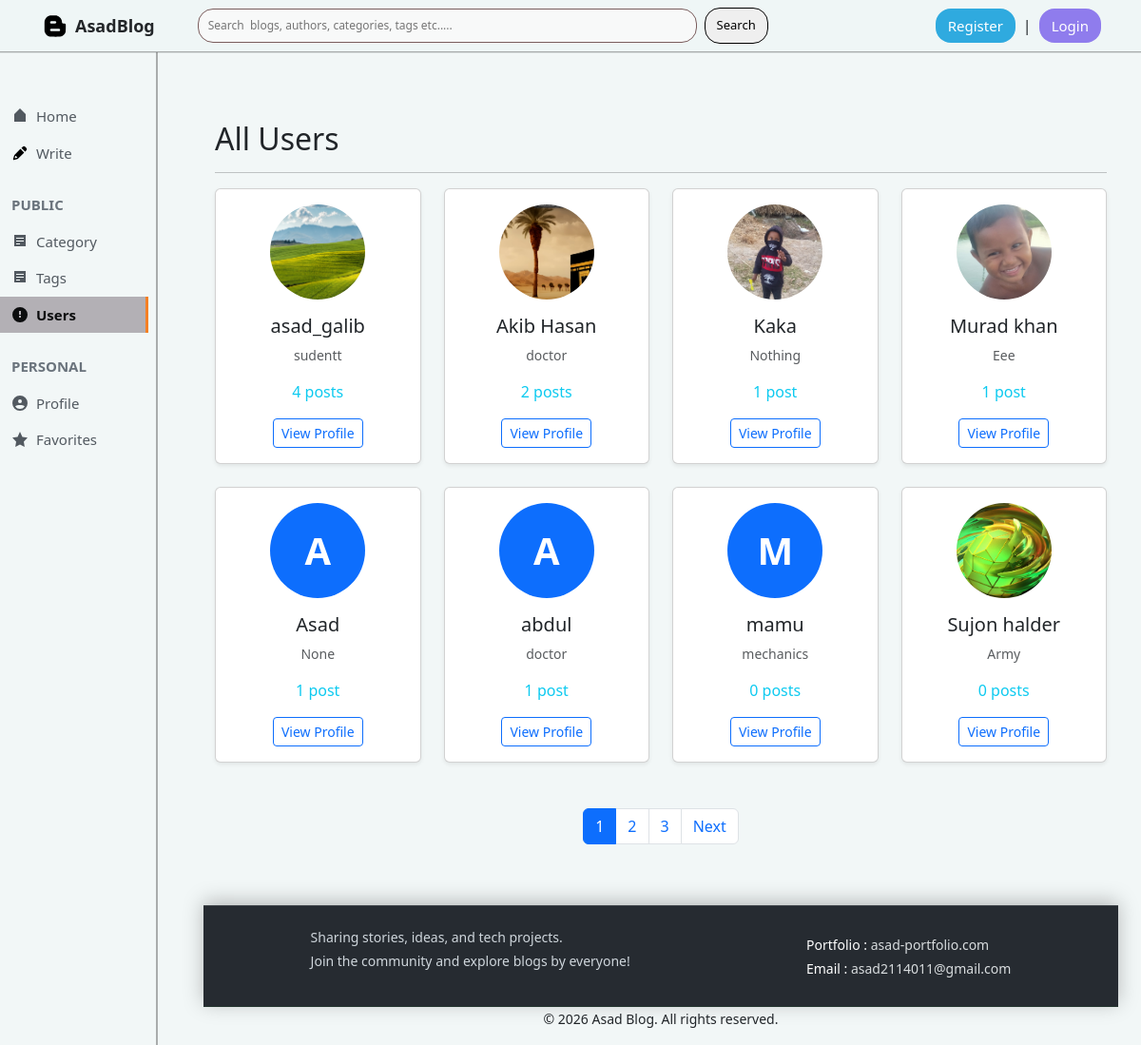
/all_users/, run on an earlier commit of the app's database.
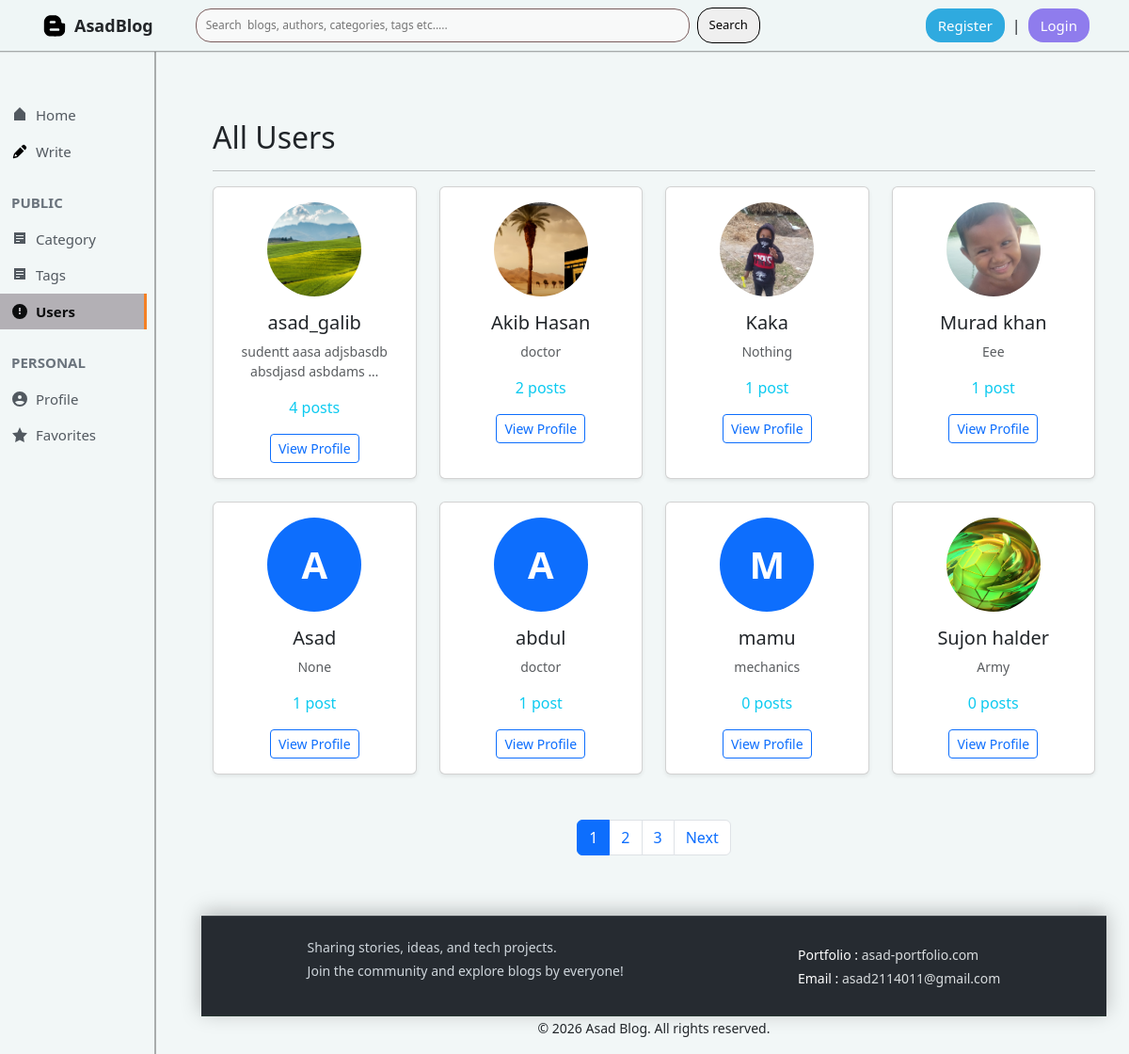
And on a later commit of the database.
### author/models.py (models this page shows, shortened)
class Author(models.Model):
    user=models.OneToOneField(User,on_delete=models.CASCADE,related_name="author_profile")
    name=models.CharField(max_length=100)
    slug=models.SlugField(max_length=120,unique=True,blank=True)
    bio=models.TextField()
    email=models.EmailField(max_length=100)
    profile_image=models.ImageField(upload_to='authors/',blank=True,null=True)
    created_at=models.DateTimeField(auto_now_add=True)

### blog_project/views.py (the view)
# urls.py: path('all_users/', views.all_authors, name='all_users'),
def all_authors(request):
    authors=Author.objects.annotate(post_count=Count('posts')).order_by('-post_count')
    paginator=Paginator(authors,8)
    page_num=request.GET.get('page')
    page_obj=paginator.get_page(page_num)
    context={
        'authors':page_obj,
        'page_obj':page_obj,
    }
    return render(request, 'all_authors.html', context)

### templates/all_authors.html (shortened to what this page needs)
{% extends 'base.html' %}
{% block content %}
<div class="container py-5">
    <h2 class="mb-3">All Users</h2>
    <hr>
    <div class="row">
        {% for author in authors %}
        <div class="col-6 col-sm-6 col-md-4 col-lg-3 mb-4">
            <div class="card h-100 shadow-sm text-center">
                <div class="card-body">
                    {% if author.profile_image %}
                    <img src="{{ author.profile_image.url }}" class="rounded-circle mb-3" alt="{{ author.name }}"
                        width="100" height="100" style="object-fit: cover;">
                    {% else %}
                    <div class="rounded-circle bg-primary text-white d-inline-flex align-items-center justify-content-center mb-3"
                        style="width: 100px; height: 100px; font-size: 40px; font-weight: bold;">
                        {{ author.name|first|upper }}
                    </div>
                    {% endif %}
                    <h5 class="card-title">{{ author.name }}</h5>
                    <p class="text-muted small">{{ author.bio|truncatewords:5 }}</p>
                    <p class="text-info">{{ author.post_count }} post{{author.post_count|pluralize }}</p>
                    <a href="{% url 'users_profile' author.slug  %}" class="btn btn-outline-primary btn-sm mb-0">View
                        Profile</a>
                </div>
            </div>
        </div>
        {% empty %}
        <p class="text-muted">No authors available.</p>
        {% endfor %}
    </div>
    <nav aria-label="Page navigation" class="mt-4">
        <ul class="pagination justify-content-center">
            {% for num in page_obj.paginator.page_range %}
            {% if page_obj.number == num %}
            <li class="page-item active">
                <span class="page-link">{{ num }}</span>
            </li>
            {% else %}
            <li class="page-item">
                <a class="page-link" href="?page={{ num }}">{{ num }}</a>
            </li>
            {% endif %}
            {% endfor %}
            {% if page_obj.has_next %}
            <li class="page-item">
                <a class="page-link" href="?page={{ page_obj.next_page_number }}">Next</a>
            </li>
            {% endif %}
        </ul>
    </nav>
</div>
{% endblock %}

What changed in the data, as far as the page shows it:
changed Author "asad_galib": bio "sudentt" → "sudentt aasa adjsbasdb absdjasd asbdams …"
